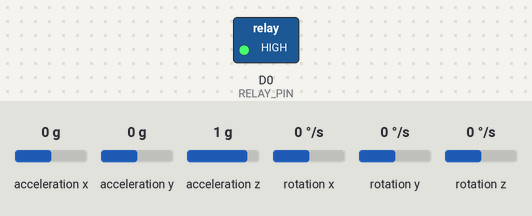
Bench run of a sketch on a simulated ESP8266 (NodeMCU). Shown: switched loads named in the sketch (green lamp = pin HIGH). The test bench sets the inputs (shaded band); at power-on: acceleration z 1 g, acceleration x 0 g, acceleration y 0 g, rotation x 0 °/s, rotation y 0 °/s, rotation z 0 °/s. WiFi joins after 1.5 s; servers stay silent unless stated; what the sketch prints to the serial monitor is not drawn.

Above: at 3.0 s.
3.1 s: acceleration z set to -0.8 g
At 5.2 s:
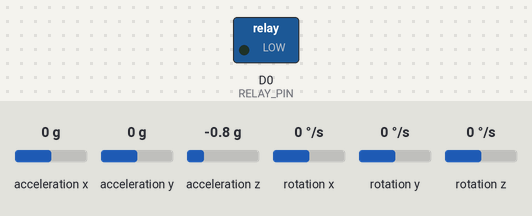
5.5 s: acceleration x set to -0.3 g
7.0 s: acceleration x set to -0.6 g
At 7.5 s:
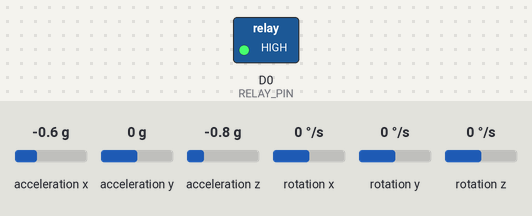
10.5 s: acceleration x set to 0 g
At 12.0 s:
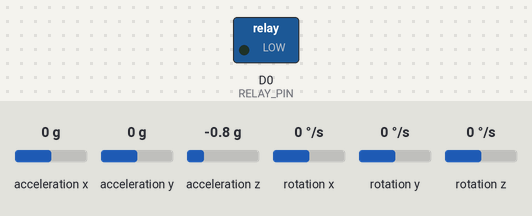
12.5 s: acceleration x set to -1.4 g
At 12.9 s:
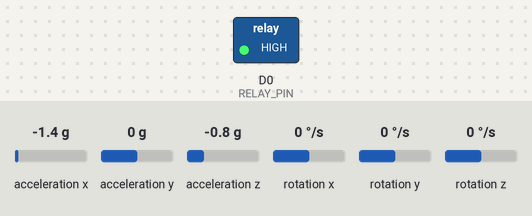
Timing chart, 0 to 15.5 s (numbered marks = the images above; inputs shaded):
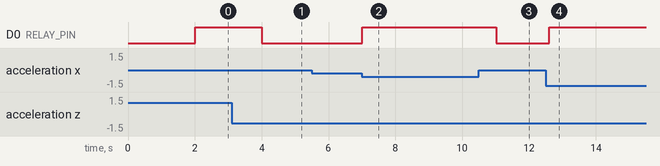

Measured:
- the behaviour switches between -0.4 and -0.5 g on acceleration x (found by bisection; images 1 and 2)
- after the input at 3.1 s, D0 (RELAY_PIN): HIGH → LOW after 0.91 s
- after the input at 5.5 s, every drawn part: stays the same
- after the input at 7.0 s, D0 (RELAY_PIN): LOW → HIGH at once
- after the input at 10.5 s, D0 (RELAY_PIN): HIGH → LOW after 0.51 s
- after the input at 12.5 s, D0 (RELAY_PIN): LOW → HIGH after 0.11 s

The sketch:

mpu6050.ino
```cpp
/*
 * JUDUL: MPU6050 - Gyroscope + Accelerometer
 * FUNGSI: Mendeteksi gerakan, orientasi, dan goncangan
 * PIN: I2C (D1=SCL, D2=SDA)
 * RELAY: D0 (aktif 2 detik saat terjadi goncangan)
 *
 * Library yang diperlukan:
 * - MPU6050 by Electronic Cats
 *
 * Blynk Virtual Pin:
 * V1 = Nilai magnitude percepatan
 * V10 = Status relay
 */

#define BLYNK_TEMPLATE_ID "YourTemplateID"
#define BLYNK_TEMPLATE_NAME "MPU6050 Sensor"
#define BLYNK_AUTH_TOKEN "YourAuthToken"

#include <ESP8266WiFi.h>
#include <BlynkSimpleEsp8266.h>
#include <Wire.h>
#include <MPU6050.h>

MPU6050 mpu;
#define RELAY_PIN D0

char ssid[] = "YourWiFiSSID";
char pass[] = "YourWiFiPassword";

BlynkTimer timer;
int16_t ax, ay, az;
int16_t gx, gy, gz;

// Threshold goncangan (sesuaikan)
const int shakeThreshold = 15000;

void setup() {
  Serial.begin(115200);
  Wire.begin();
  pinMode(RELAY_PIN, OUTPUT);
  digitalWrite(RELAY_PIN, LOW);

  // Inisialisasi MPU6050
  mpu.initialize();
  if (!mpu.testConnection()) {
    Serial.println("❌ MPU6050 tidak terhubung!");
  } else {
    Serial.println("✅ MPU6050 terhubung");
  }

  Blynk.begin(BLYNK_AUTH_TOKEN, ssid, pass);
  timer.setInterval(200L, sendSensorData);
}

void loop() {
  Blynk.run();
  timer.run();
}

void sendSensorData() {
  // Baca data accelerometer
  mpu.getAcceleration(&ax, &ay, &az);
  mpu.getRotation(&gx, &gy, &gz);

  // Hitung magnitude percepatan
  int magnitude = sqrt(ax*ax + ay*ay + az*az);

  // Kirim ke Blynk
  Blynk.virtualWrite(V1, magnitude);

  // Deteksi goncangan
  if (magnitude > shakeThreshold) {
    digitalWrite(RELAY_PIN, HIGH);
    Blynk.virtualWrite(V10, 1);
    Blynk.logEvent("shake_detected", "⚠️ GONCANGAN TERDETEKSI!");
    Serial.println("🚨 Goncangan terdeteksi! Relay ON");
    delay(2000);
    digitalWrite(RELAY_PIN, LOW);
    Blynk.virtualWrite(V10, 0);
  }

  // Tampilkan di Serial Monitor
  Serial.print("Magnitude: ");
  Serial.print(magnitude);
  Serial.print(" | Ax:");
  Serial.print(ax);
  Serial.print(" Ay:");
  Serial.print(ay);
  Serial.print(" Az:");
  Serial.println(az);
}
```
